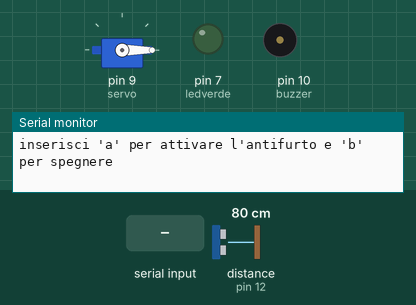
This sketch was run on a simulated Arduino Uno, built with avr-gcc and run on an emulated ATmega328P. Shown: servo, output pins drawn as LEDs (lit = HIGH), buzzer (waves = sounding, pin HIGH), the last lines printed to the serial monitor. The test bench sets the inputs (shaded band); at power-on: distance to the obstacle (sensor on pin 12) 80 cm. The echo pulse lasts 58.3 µs per cm.

Above: at 1.2 s.
1.3 s: "a" received over Serial
At 1.7 s:
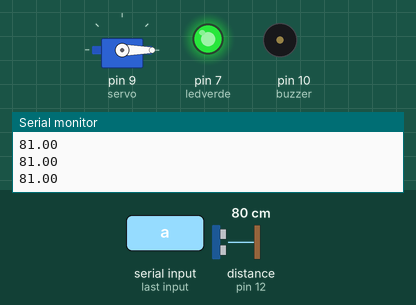
2.8 s: distance to the obstacle (sensor on pin 12) set to 24 cm
4.3 s: distance to the obstacle (sensor on pin 12) set to 21 cm
At 5.1 s:
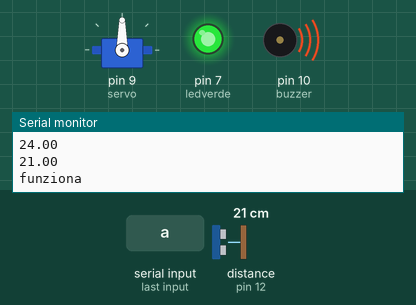
7.3 s: distance to the obstacle (sensor on pin 12) set to 35 cm
At 10.0 s:
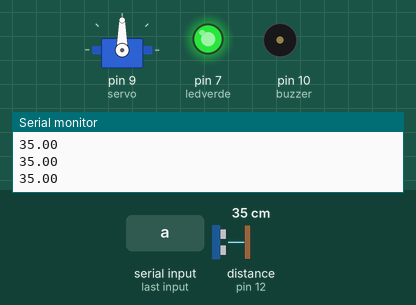
Timing chart, 0 to 10.3 s (numbered marks = the images above; inputs shaded):
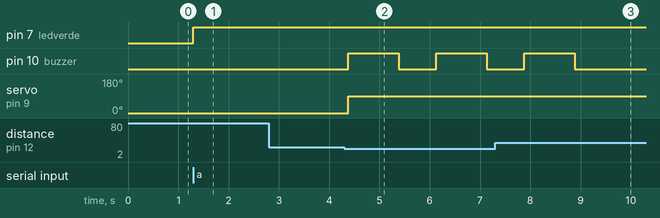

The sketch:

anti_con_servo.ino
```cpp
#include <Servo.h>
#include <NewPing.h>


#define pin_trigger 11
#define pin_echo 12
#define massimoL 100
#define ledverde 7

int buzzer= 10;
int soglia=23;
int servo= 9;
char mess;
int n=1;

NewPing sonar(pin_trigger, pin_echo,massimoL);
Servo Mioservo;

void setup() {
Serial.begin(9600);
pinMode(buzzer,OUTPUT);
pinMode(ledverde,OUTPUT);
Mioservo.attach(servo);
Mioservo.write(0);
Serial.println("inserisci 'a' per attivare l'antifurto e 'b' per spegnere");
}

void loop() {
   digitalWrite(ledverde,LOW);
  //comando testuale
 if (Serial.available() )
  {
    mess =Serial.read();
   Serial.println(mess);}

   //antifurto attivo
 if (mess== 'a') {
 digitalWrite(ledverde,HIGH);
  do{
float lettura=sonar.ping_cm();
Serial.println(lettura);
delay(50);

 if (Serial.available() )
  {
    mess =Serial.read();}

//allarme ultrasuoni attivo
if (lettura<soglia && lettura>0) {
  Serial.print("funziona");
      //chiusura della porta
 Mioservo.write(90);

//allarme buzzer
for (int i=0; i<3; i++){
 digitalWrite(buzzer, HIGH);
  delay (1000);
   digitalWrite(buzzer, LOW);
  delay (750);
} //for
} //if
} while (mess !='b');
Serial.println("inserisci 'a' per attivare l'antifurto e 'b' per spegnere");
 }
 }
```

Measured:
- the behaviour switches between 23 and 22 cm on distance to the obstacle (sensor on pin 12) (found by bisection; images 1 and 2)
- after the input at 1.3 s, pin 7 (ledverde): LOW → HIGH at once
- after the input at 4.3 s, pin 10 (buzzer): alternates HIGH for 1.0 s and LOW for 0.75 s, starting after 0.08 s; servo on pin 9 (servo): 0° → 90° after 0.08 s
- after the input at 7.3 s, pin 10 (buzzer): goes on until 8.9 s, then stays LOW
